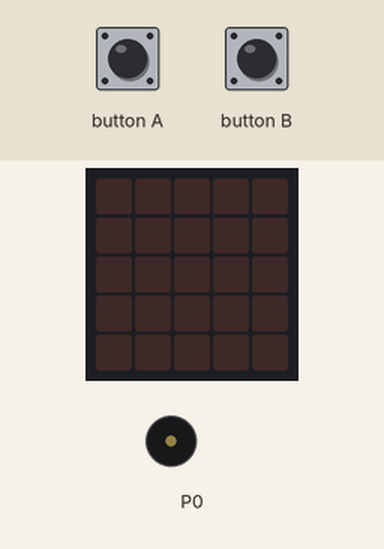
Bench run of a program on a simulated BBC micro:bit (MakeCode). On the bench: the board's 5×5 LED display, buzzer (waves = sounding). The test bench sets the inputs (shaded band).

Above: at 1.2 s.
1.3 s: button A pressed for 0.15 s
At 2.5 s:
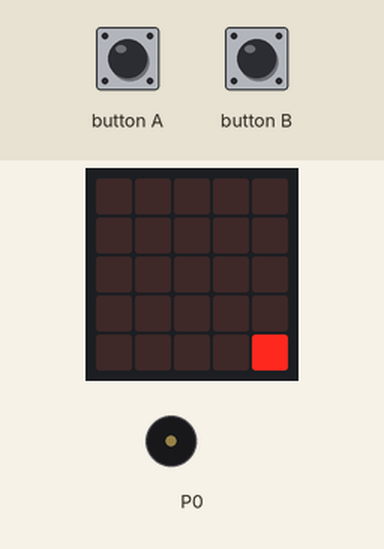
4.3 s: button B pressed for 0.15 s
At 4.54 s:
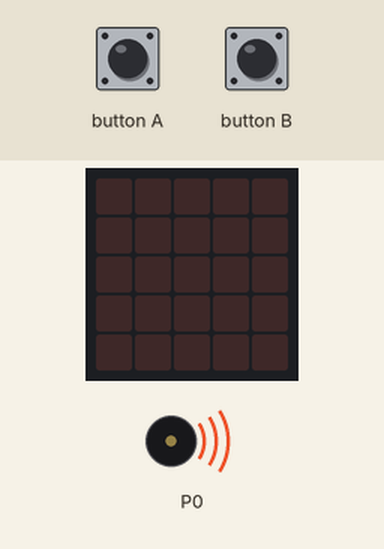
7.4 s: button B pressed for 1 s
At 10.1 s:
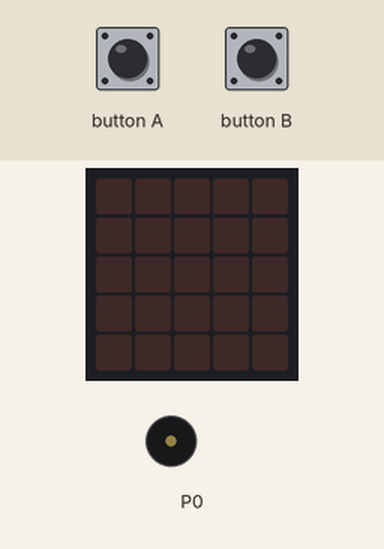
10.4 s: button B pressed for 3.2 s
At 10.63 s:
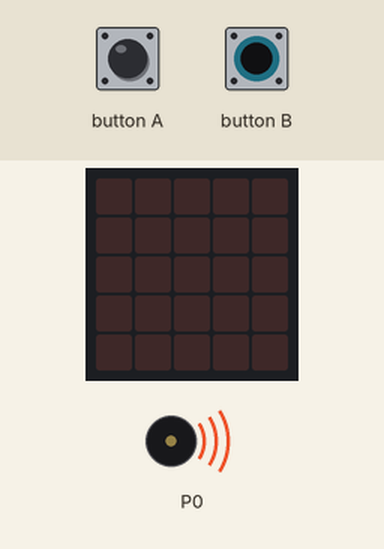
Timing chart, 0 to 15.7 s (numbered marks = the images above; inputs shaded):
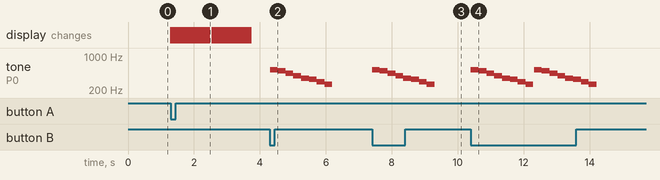

The program:

main.ts
```typescript
basic.forever(function () {
    if (input.buttonIsPressed(Button.A)) {
        for (let y = 0; y <= 4; y++) {
            for (let x = 0; x <= 4; x++) {
                led.plot(x, y)
                for (let index = 0; index < 8; index++) {
                    control.waitMicros(6000)
                }
                led.unplot(x, y)
            }
        }
        for (let y = 0; y <= 4; y++) {
            for (let x = 0; x <= 4; x++) {
                led.plot(4 - x, 4 - y)
                for (let index = 0; index < 8; index++) {
                    control.waitMicros(6000)
                }
                led.unplot(4 - x, 4 - y)
            }
        }
    }
    if (input.buttonIsPressed(Button.B)) {
        music.playMelody("C5 B A G F E D C ", 256)
        led.unplot(0, 0)
    }
})
```

test.ts
```typescript
// test ender her, dette bliver ikke kompileret, når denne pakke bruges som en udvidelse.
```

Measured:
- after the input at 1.3 s, the display: first changes at once (image 1 shows a later state)
- after the input at 4.3 s, tone on P0: plays 523 Hz for 0.24 s, 494 Hz for 0.24 s, 440 Hz for 0.24 s, 392 Hz for 0.24 s, 349 Hz for 0.24 s, 330 Hz for 0.24 s … (8 notes in this stretch), starting at once
- after the input at 7.4 s, tone on P0: plays 523 Hz for 0.24 s, 494 Hz for 0.24 s, 440 Hz for 0.24 s, 392 Hz for 0.24 s, 349 Hz for 0.24 s, 330 Hz for 0.24 s … (8 notes in this stretch), starting at once
- after the input at 10.4 s, tone on P0: plays 523 Hz for 0.24 s, 494 Hz for 0.24 s, 440 Hz for 0.24 s, 392 Hz for 0.24 s, 349 Hz for 0.24 s, 330 Hz for 0.24 s … (16 notes in this stretch), starting at once
